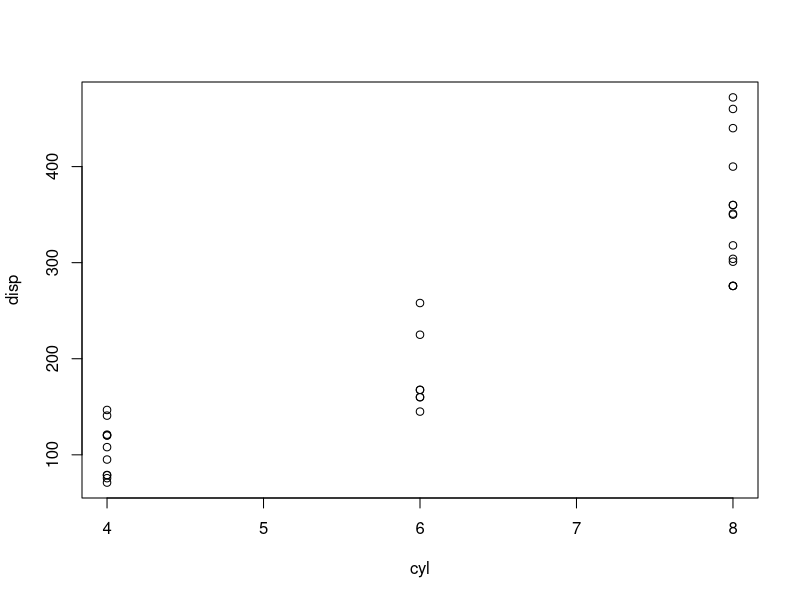
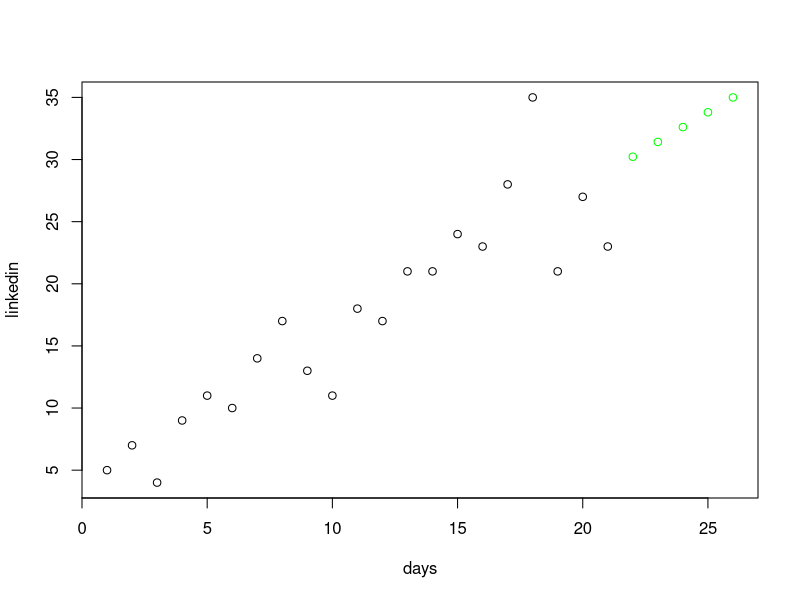

Write R code to recreate these figures, in order.

## linear regression model and prediction with mtcars
## based on examples in DataCamp course

summary(mtcars)
head(mtcars)

lm.cars <- lm(mpg ~ disp, data=mtcars)
unseen <- data.frame(disp=250)

predict(lm.cars, unseen)

#### video: classification, regression, clustering

### classification
## qualitative output
## predefined classes
## medical diagnosis, animal recognition, etc

### regression
## input variables > predictors
## output variables > response
## estimating actual value
## quantitative output
## previous input-output examples

### clustering
## group similar objects into clusters
## make sure clusters are dissimilar
## group similar animal photos
## don't need labels
## no right or wrong
## plenty of possible clusters

#### EXAMPLES

### classification
## predict if car should be classified as v8 or not based on displacement
## check data to see min displacement for v8
plot(disp~cyl, data=mtcars)
library(dplyr)
mt468 <- mtcars %>% select(disp, cyl)
mt8 <- mtcars %>% filter(cyl==8) %>% select(disp, cyl)
min(mt8$disp)

## setup classifier to predict 4,6,8 cylinders based on disp
car_classifier <- function(x) {
  prediction <- rep(NA, length(x)) ## initialize prediction vector
  prediction[x >= 250] <- 8
  prediction[x>= 150 & x < 250] <- 6
  prediction[x <150] <- 4
  return(prediction) ## prediction is either 4,6, or 8 
}

## run prediciton against disp in mtcars
car_pred <- car_classifier(mtcars$disp)

## check if prediction matches actual cyl values in mtcars
car_pred == mtcars$cyl

## calculate accuracy
acc <- car_pred==mtcars$cyl
table(acc)
prop.table(table(acc))

### linear regression example

## linkedin views for 21 days
linkedin <- c(5,7,4,9,11,10,14,17,13,11,18,17,21,21,24,23,28,35,21,27,23)

## create sequence for 21 days to match the number of linkedin view data points 
days <- seq(1:21)
days <- 1:21 ## same as above

linkedin_lm <- lm(linkedin ~ days)

future <- data.frame(days=22:26)
linkedin_pred <- predict(linkedin_lm, future)

## plot results
plot(linkedin ~ days, xlim = c(1, 26))
points(22:26, linkedin_pred, col = "green")